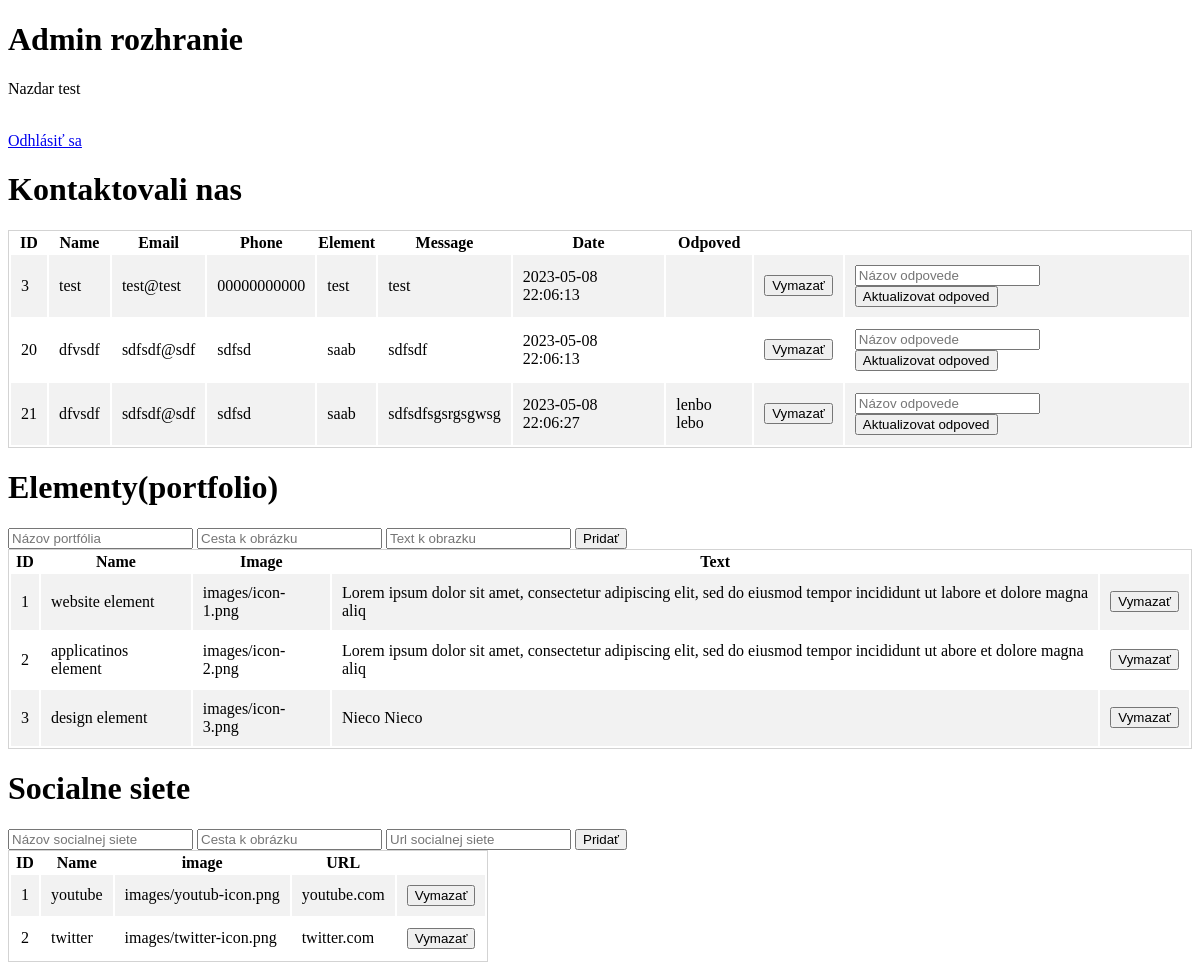
The app's page /admin.php (signed in), older data.
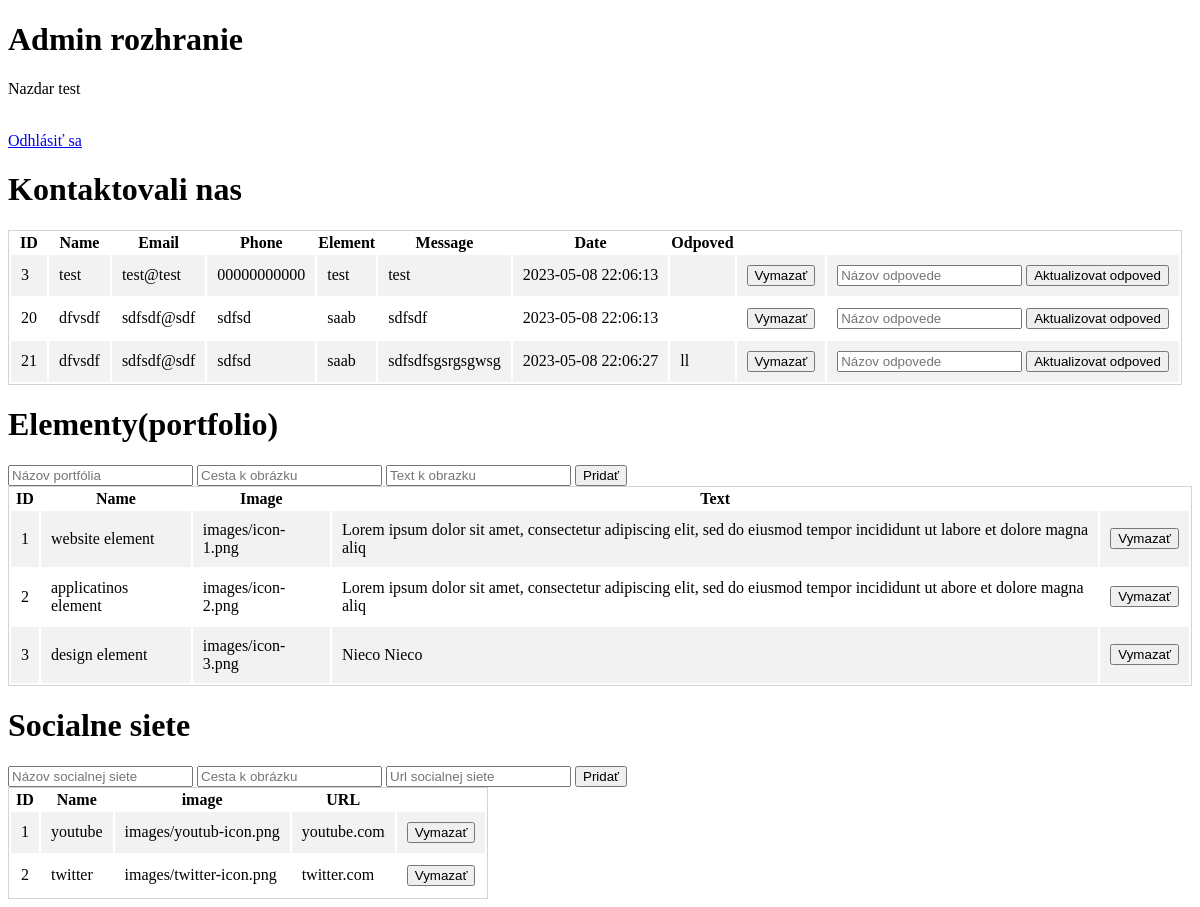
The same page, newer data.
### tables this page shows
CREATE TABLE `Kontakt` (
  `idKontakt` int(11) NOT NULL,
  `Name` varchar(20) NOT NULL,
  `Email` varchar(50) NOT NULL,
  `Phone` varchar(15) NOT NULL,
  `Element` varchar(30) NOT NULL,
  `Message` text NOT NULL,
  `Date` timestamp NOT NULL DEFAULT current_timestamp(),
  `Odpoved` text DEFAULT NULL
);

CREATE TABLE `Portfolio` (
  `idPortfolio` int(11) NOT NULL,
  `name` varchar(30) NOT NULL,
  `image` text NOT NULL,
  `Text` text NOT NULL
);

CREATE TABLE `Social` (
  `idSocial` int(11) NOT NULL,
  `Name` varchar(30) NOT NULL,
  `image` varchar(30) NOT NULL,
  `url` varchar(50) NOT NULL
);

### include/Contact.php (called while the page is built)
<?php
    class Contact{
        public $db;
        function __construct()
        {
            $this->db = new Database();
        }
        function get_contact(){
            try{
                $query =  $this->db->conn->query("SELECT * FROM Kontakt");
                $contact = $query->fetchAll(PDO::FETCH_OBJ);
                return $contact;
              }catch(PDOException $e){
                print_r($e->getMessage());
            }
        }
    }
    $Contact = new Contact();
?>

### include/database.php (called while the page is built, shortened)
<?php
    class Database{
        function __construct()
        {
            try{
                $this->conn = new PDO('mysql:host=localhost;dbname=GabrisIvan;charset=utf8','root','');
            }catch(PDOException $e){
                var_dump($e->getMessage());
            }
        }
    }
?>

### include/Portfolio.php (called while the page is built, shortened)
<?php
    class Portfolio{
        function get_portfolio(){
            $this->db = new Database();
            try{
                $query = $this->db->conn->query("SELECT * FROM Portfolio");
                $portfolio = $query->fetchAll(PDO::FETCH_OBJ);
                return $portfolio;
            }catch(PDOException $e){
                    print_r($e->getMessage());
                }
            }
    }
    $Portfolio = new Portfolio();
?>

### include/Social.php (called while the page is built, shortened)
<?php
    class Social{
        function get_social(){
            $this->db = new Database();
            try{
                $query = $this->db->conn->query("SELECT * FROM Social");
                $social = $query->fetchAll(PDO::FETCH_OBJ);
                return $social;
            }catch(PDOException $e){
                    print_r($e->getMessage());
                }
            }
    }
    $Social = new Social();
?>

### admin.php (the view, shortened to what this page needs)
<!DOCTYPE html>
<html lang="en">
<head>
  <link rel="stylesheet" href="css/admin.css">
</head>
<body>
<!--<?php
    include('include/config.php');
  ?>
<div class="admin">
        <h1>Admin rozhranie</h1>
        <p>Nazdar <?php echo($_SESSION['user_name'][0]->Name);?></p><br>
        <a href="include/login/logout.php">Odhlásiť sa</a>
</div>
<div>
  <h1>Kontaktovali nas</h1>
  <?php
    $contact = $Contact->get_contact();
                echo '<table class="admin-table" >';
                  echo "<tr>";
                    echo "<th>ID</th>";
                    echo "<th>Name</th>";
                    echo "<th>Email</th>";
                    echo "<th>Phone</th>";
                    echo "<th>Element</th>";
                    echo "<th>Message</th>";
                    echo "<th>Date</th>";
                    echo "<th>Odpoved</th>";
                  echo "</tr>";
                foreach($contact as $c){
                    echo '<tr>';
                      echo '<td>'.$c->idKontakt;'</td>';
                      echo '<td>'.$c->Name;'</td>';
                      echo '<td>'.$c->Email;'</td>';
                      echo '<td>'.$c->Phone;'</td>';
                      echo '<td>'.$c->Element;'</td>';
                      echo '<td>'.$c->Message;'</td>';
                      echo '<td>'.$c->Date;'</td>';
                      echo '<td>'.$c->Odpoved;'</td>';
                      echo '<td>
                              <form action="include/Kontakt/delete.php" method="post">
                                  <button type = "submit" name="delete_contact" value="'.$c->idKontakt.'"'.'>Vymazať</button>
                            </form></td>';
                      echo '<td>
                            <form action="include/Kontakt/update.php" method="post">
                            <input type= "hidden" name="idForm" value="'.$c->idKontakt.'"'.'>
                            <input type="text" name="answer"placeholder="Názov odpovede">
                                <button type = "submit" name="update_contact" /*value="'.$c->idKontakt.'"'.'*/>Aktualizovat odpoved</button>
                          </form></td>';
                    echo '</tr>';
                }
                echo '</table>';
  ?>
</div>
<div>
  <h1>Elementy(portfolio)</h1>
  <form action="include/portfolio/insert.php" method="post">
            <input type="text" name="name" id="name" placeholder="Názov portfólia">
            <input type="text" name="image" id="image" placeholder="Cesta k obrázku">
            <input type="text" name="Text" id="Text" placeholder="Text k obrazku">
            <input type="submit" value="Pridať" name="add_portfolio">
  </form>
  <?php
  $portfolio = $Portfolio->get_portfolio();
                echo '<table class="admin-table" >';
                  echo "<tr>";
                    echo "<th>ID</th>";
                    echo "<th>Name</th>";
                    echo "<th>Image</th>";
                    echo "<th>Text</th>";
                  echo "</tr>";
                foreach($portfolio as $c){
                    echo '<tr>';
                      echo '<td>'.$c->idPortfolio;'</td>';
                      echo '<td>'.$c->name;'</td>';
                      echo '<td>'.$c->image;'</td>';
                      echo '<td>'.$c->Text;'</td>';
                      echo '<td>
                              <form action="include/portfolio/delete.php" method="post">
                                  <button type = "submit" name="delete_portfolio" value="'.$c->idPortfolio.'"'.'>Vymazať</button>
                            </form></td>';
                    echo '</tr>';
                }
                echo '</table>';
  ?>
</div>
<div>
  <h1>Socialne siete</h1>
  <form action="include/Social/insert.php" method="post">
            <input type="text" name="Name" id="Name" placeholder="Názov socialnej siete">
            <input type="text" name="image" id="image" placeholder="Cesta k obrázku">
            <input type="text" name="url" id="Text" placeholder="Url socialnej siete">
            <input type="submit" value="Pridať" name="add_social">
  </form>
    <?php
      $social = $Social->get_social();
      echo '<table class="admin-table" >';
      echo "<tr>";
        echo "<th>ID</th>";
        echo "<th>Name</th>";
        echo "<th>image</th>";
        echo "<th>URL</th>";
      echo "</tr>";
    foreach($social as $c){
        echo '<tr>';
          echo '<td>'.$c->idSocial;'</td>';
          echo '<td>'.$c->Name;'</td>';
          echo '<td>'.$c->image;'</td>';
          echo '<td>'.$c->url;'</td>';
          echo '<td>
                  <form action="include/Social/delete.php" method="post">
                      <button type = "submit" name="delete_social" value="'.$c->idSocial.'"'.'>Vymazať</button>
                </form></td>';
        echo '</tr>';
    }
    echo '</table>';
    ?>
</div>
</body>
</html>

### css/admin.css (style rules this page uses)
.admin-table { border:1px solid lightgray; }
.admin-table tr td { padding:10px; }
.admin-table tr:nth-child(even) { background-color: #f2f2f2; }

Row changes from the older to the newer data that the page shows:
changed kontakt "sdfsdfsgsrgsgwsg": Odpoved "lenbo lebo" → "ll"
